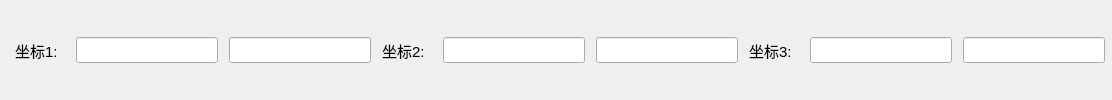
                        <widget class="QWidget" name="widget_28" native="true">
                         <property name="minimumSize">
                          <size>
                           <width>0</width>
                           <height>30</height>
                          </size>
                         </property>
                         <layout class="QHBoxLayout" name="horizontalLayout_18">
                          <property name="spacing">
                           <number>11</number>
                          </property>
                          <property name="leftMargin">
                           <number>15</number>
                          </property>
                          <property name="topMargin">
                           <number>0</number>
                          </property>
                          <property name="rightMargin">
                           <number>7</number>
                          </property>
                          <property name="bottomMargin">
                           <number>0</number>
                          </property>
                          <item>
                           <widget class="QLabel" name="label_36">
                            <property name="minimumSize">
                             <size>
                              <width>50</width>
                              <height>0</height>
                             </size>
                            </property>
                            <property name="maximumSize">
                             <size>
                              <width>43</width>
                              <height>16777215</height>
                             </size>
                            </property>
                            <property name="font">
                             <font>
                              <pointsize>11</pointsize>
                             </font>
                            </property>
                            <property name="text">
                             <string>坐标1:</string>
                            </property>
                           </widget>
                          </item>
                          <item>
                           <widget class="QLineEdit" name="lineEdit_19">
                            <property name="font">
                             <font>
                              <pointsize>11</pointsize>
                             </font>
                            </property>
                           </widget>
                          </item>
                          <item>
                           <widget class="QLineEdit" name="lineEdit_20">
                            <property name="font">
                             <font>
                              <pointsize>11</pointsize>
                             </font>
                            </property>
                           </widget>
                          </item>
                          <item>
                           <widget class="QLabel" name="label_38">
                            <property name="minimumSize">
                             <size>
                              <width>50</width>
                              <height>0</height>
                             </size>
                            </property>
                            <property name="maximumSize">
                             <size>
                              <width>43</width>
                              <height>16777215</height>
                             </size>
                            </property>
                            <property name="font">
                             <font>
                              <pointsize>11</pointsize>
                             </font>
                            </property>
                            <property name="text">
                             <string>坐标2:</string>
                            </property>
                           </widget>
                          </item>
                          <item>
                           <widget class="QLineEdit" name="lineEdit_21">
                            <property name="font">
                             <font>
                              <pointsize>11</pointsize>
                             </font>
                            </property>
                           </widget>
                          </item>
                          <item>
                           <widget class="QLineEdit" name="lineEdit_22">
                            <property name="font">
                             <font>
                              <pointsize>11</pointsize>
                             </font>
                            </property>
                           </widget>
                          </item>
                          <item>
                           <widget class="QLabel" name="label_40">
                            <property name="minimumSize">
                             <size>
                              <width>50</width>
                              <height>0</height>
                             </size>
                            </property>
                            <property name="maximumSize">
                             <size>
                              <width>43</width>
                              <height>16777215</height>
                             </size>
                            </property>
                            <property name="font">
                             <font>
                              <pointsize>11</pointsize>
                             </font>
                            </property>
                            <property name="text">
                             <string>坐标3:</string>
                            </property>
                           </widget>
                          </item>
                          <item>
                           <widget class="QLineEdit" name="lineEdit_23">
                            <property name="font">
                             <font>
                              <pointsize>11</pointsize>
                             </font>
                            </property>
                           </widget>
                          </item>
                          <item>
                           <widget class="QLineEdit" name="lineEdit_24">
                            <property name="font">
                             <font>
                              <pointsize>11</pointsize>
                             </font>
                            </property>
                           </widget>
                          </item>
                         </layout>
                        </widget>
